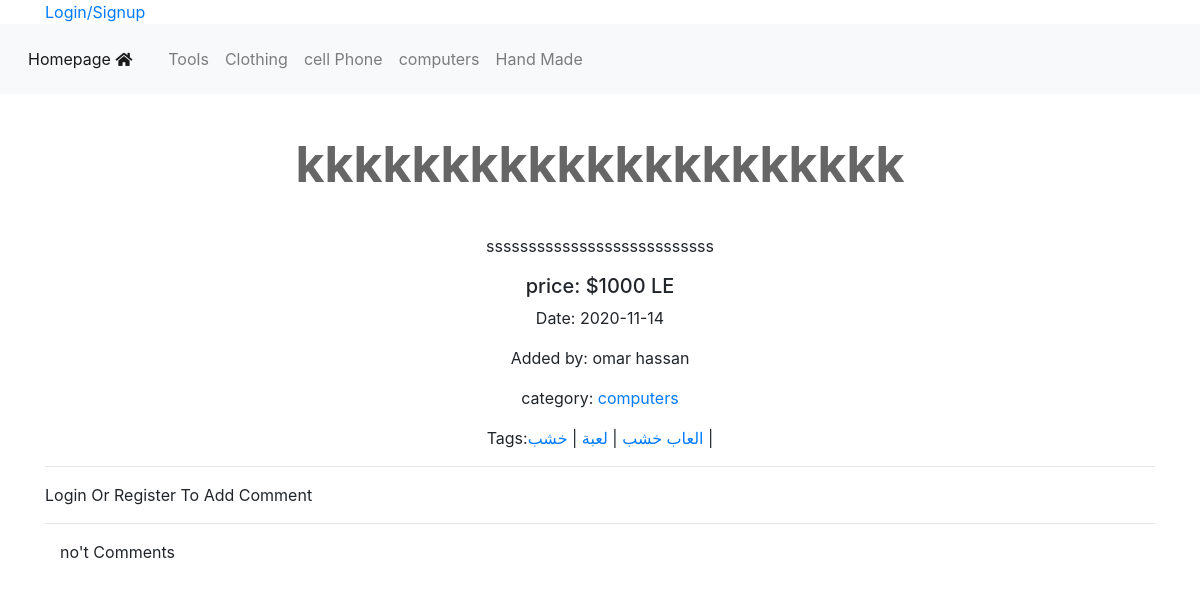
/items.php?itemID=53, run on the app's committed database.
### tables this page shows
CREATE TABLE `categories` (
  `ID` int(11) NOT NULL,
  `Name` varchar(255) NOT NULL,
  `Description` varchar(255) NOT NULL,
  `parent` int(11) NOT NULL DEFAULT 0,
  `Ordering` int(11) DEFAULT NULL,
  `Visibility` tinyint(4) NOT NULL DEFAULT 0,
  `Allow_comment` tinyint(4) NOT NULL DEFAULT 0,
  `Allow_Ads` tinyint(4) NOT NULL DEFAULT 0
);

CREATE TABLE `items` (
  `itemID` int(11) NOT NULL,
  `name` varchar(255) NOT NULL,
  `description` text NOT NULL,
  `price` varchar(255) NOT NULL,
  `add_date` date NOT NULL,
  `country_made` varchar(255) NOT NULL,
  `image` varchar(255) NOT NULL,
  `status` varchar(255) NOT NULL,
  `tags` varchar(255) NOT NULL,
  `rating` smallint(6) DEFAULT NULL,
  `approve` tinyint(4) NOT NULL DEFAULT 0,
  `catID` int(11) DEFAULT NULL,
  `userID` int(11) DEFAULT NULL
);

CREATE TABLE `user` (
  `userID` int(11) NOT NULL COMMENT 'to identify user',
  `userName` varchar(255) NOT NULL COMMENT 'username to login',
  `password` varchar(255) NOT NULL COMMENT 'password to login',
  `email` varchar(255) NOT NULL,
  `fullName` varchar(255) NOT NULL,
  `image` varchar(255) NOT NULL,
  `groupID` int(11) NOT NULL DEFAULT 0 COMMENT 'identify user group',
  `trustStatus` int(11) NOT NULL DEFAULT 0 COMMENT 'seller rank',
  `regStatus` int(11) NOT NULL DEFAULT 0 COMMENT 'user approval',
  `date` date NOT NULL
);

### inti.php (called while the page is built, shortened)
<?php
    include "admin/connect.php";
    $tmp = 'includes/templates/';
    $css = 'layout/css/';
    include $tmp . 'header-inc.php';

### items.php (the view, shortened to what this page needs)
<?php
    include "inti.php";
    if( isset($_GET['itemID']) && is_numeric($_GET['itemID']) ){
            $ID = intval($_GET['itemID']);
            $stmt = $con->prepare("SELECT
                                        items.*,
                                        categories.Name as cateNAme,
                                        categories.ID as catID,
                                        user.userName,
                                        user.userID
                                    FROM
                                        items
                                    INNER JOIN
                                        categories
                                    ON
                                        categories.ID = items.catID
                                    INNER JOIN
                                        user
                                    ON
                                        user.userID = items.userID
                                    WHERE itemID = ?
                                    AND approve = 1 ");
            $stmt->execute(array($ID));
            $row = $stmt->fetch();
        if( $stmt->rowCount() > 0){
        ?>
                     <div class="container">
                            <h2 class="text-center"> <?php echo $row['name'] ?> </h2>
                            <p class="text-center"> <?php echo $row['description'] ?> </p>
                            <h5 class="text-center"><?php echo 'price: ' . $row['price'] . " LE" ?></h5>
                            <p class="text-center"><?php echo ' Date: ' . $row['add_date'] ?> </p>
                            <p class="text-center"><?php echo ' Added by: ' . $row['userName'] ?> </p>
                            <p class="text-center">category: <a href="categories.php?pageid=<?php echo $row['catID']?>&name= <?php echo $row['cateNAme'] ?>"><?php echo $row['cateNAme'] ?> </a></p>
                            <p class="text-center"> <?php
                                echo "Tags:";
                                 $allTags = explode("," , $row['tags']);
                                 foreach( $allTags as $tag ){
                                        echo "<a href='tags.php?name={$tag}'>". $tag ."</a> | ";
                                 }
                            ?> </p>
                            <hr>
                            <?php if(isset($_SESSION['member'])){ ?>
                                <div class="row">
                                    <div class="col-md-offset-3">
                                        <div class="add-comment">
                                            <h3> Add Your Comment </h3>
                                            <form action="<?php echo $_SERVER['PHP_SELF'] .'?itemID='.$row['itemID'] ?>" method="POST">
                                                <textarea name="comment"></textarea>
                                                <input class="btn btn-primary" type="submit" value ="Add Comment">
                                            </form>
                                            <?php
                                                if($_SERVER['REQUEST_METHOD'] == 'POST'){
                                                    $comment = filter_var($_POST['comment'], FILTER_SANITIZE_STRING);
                                                    $userID  = $_SESSION['userID'];
                                                    $itemID  = $row['itemID'];
                                                    if(! empty($comment)){
                                                        $stmt = $con->prepare("INSERT INTO
                                                                                         comments(comment, commentDate	, itemID, userID)
                                                                                        VALUES(:comment, now(), :itemID, :userID)");
                                                        $stmt->execute(array(
                                                                                'comment' => $comment,
                                                                                'itemID' => $itemID,
                                                                                'userID' => $userID,
                                                                            ));
                                                                            if($stmt){
                                                                                echo '<div class="alert alert-success">Added Comment</div>';
                                                                            }else{
                                                                                echo '<div class="alert alert-success">not success</div>';
                                                                            }
                                                    }else{
                                                        echo '<div class="alert alert-danger">Empty faild</div>';
                                                        header("Refresh:1");
                                                    }
                                                    header("Refresh:1");
                                                }
                                            ?>
                                        </div>
                                    </div>
                                </div>
                            <?php
                                }else{
                                    echo 'Login Or Register To Add Comment';
                                }
                            ?>
                                <hr>
                                    <div class="col-md-9">
                                       <?php
                                            $stmt =$con->prepare("SELECT
                                                                        comments.*,
                                                                        user.userName
                                                                    FROM
                                                                        comments
                                                                    INNER JOIN
                                                                        user
                                                                    ON
                                                                        user.userID = comments.userID
                                                                   WHERE
                                                                        itemID = ?
                                                                    AND
                                                                        status = 1
                                                                    ORDER BY
                                                                        cID DESC ");
                                            $stmt->execute(array($row['itemID']));
                                            $comments = $stmt->fetchAll();
                                            $Count = $stmt->rowCount();
                                            if( $Count > 0 ){
                                                foreach( $comments as $comment ){
                                                    echo  $comment['userName'] . '<br>';
                                                    echo  $comment['comment']. '<br>';
                                                    echo  $comment['commentDate']. '<br>';
                                                    echo  $comment['userID']. '<br>';
                                                    echo "<hr>";
                                                }
                                            }else{
                                                echo "no't Comments";
                                            }
                                       ?>
                                    </div>
                                </div>
        <?php
        }else{
            echo "There is no such id or this item is waiting approval";
        }
    }else{
        echo "There is not valed";
    }
    ?>
    <?php
    include $tmp . 'footer-inc.php';

### includes/templates/header-inc.php (shortened to what this page needs)
<!doctype html>
<html>
    <head>
       <link rel="stylesheet" href="https://cdn.jsdelivr.net/npm/bootstrap@4.5.3/dist/css/bootstrap.min.css">
        <link rel="stylesheet" href='<?php echo $css ;?>all.min.css'/>
        <link rel="stylesheet" href='<?php echo $css ;?>jquery-ui.css'/>
        <link rel="stylesheet" href='<?php echo $css ;?>jquery.selectBoxIt.css'/>
        <link rel="stylesheet" href='<?php echo $css ;?>custem.css'/>
    </head>
    <body>
    <div class="upper-bar">
      <div class="container">
        <?php
          if(isset($_SESSION['member'])){
            echo 'welcome <a href="profile.php">' . $sessionUser.'  <i class="fas fa-user nv"></i></a> ';
            echo ' | <a href="logout.php"> Logout <i class="fas fa-sign-out-alt nv"></i></a> |';
            echo '  <a href="newads.php"> New Ads <i class="fas fa-plus nv"></i></a> |';
            $userStatus = checkuserstatus( $sessionUser);
            if($userStatus == 1){
              echo "--> your ned membership to need activiate by admin";
            }
          }else{
        ?>
              <a href="login.php">
                  <span class="pull-right"> Login/Signup </span>
              </a>
        <?php }?>
       </div>
    </div>
    <nav class="navbar navbar-expand-lg navbar-light bg-light ">
  <a class="navbar-brand" href="index.php"> Homepage <i class="fas fa-home nv"></i></a>
  <div class="collapse navbar-collapse" id="add-nav">
    <ul class="nav navbar-nav">
        <?php
            $cats = $con->prepare("SELECT * FROM categories WHERE parent = 0 ORDER BY ID DESC");
            $cats->execute();
            $rows = $cats->fetchAll();
            foreach( $rows as $cat){
               echo'<li><a class="nav-link" href="categories.php?pageid='.$cat['ID'].'&name='. str_replace(' ','-',$cat['Name']).'">'. $cat['Name'] . '</a></li>';
            }
        ?>
    </ul>
  </div>
</nav>

### layout/css/custem.css (style rules this page uses)
body { background-color: rgb(255, 255, 255); font-size: 16px; }
a { text-decoration: none; }
.navbar { border-radius: 0; margin-bottom: 0; }
.nav>li>a, .navbar-brand { padding: 15px 12px; }
.navbar-brand { font-size: 1em; }
h2 { font-size: 50px; margin:40px 0px; font-weight: bold; color: #666; }
.fas { font-size: 30px; }
.nv { font-size: 15px; }

### data on the page
categories: Name "Tools"
categories: Name "Clothing"
categories: Name "cell Phone"
categories: Name "computers"
categories: Name "Hand Made"
items: name "kkkkkkkkkkkkkkkkkkkkk", description "sssssssssssssssssssssssssss", price "$1000", add_date "2020-11-14", userID.userName "omar hassan", catID.Name "computers", tags "العاب خشب", tags "لعبة", tags "خشب"
